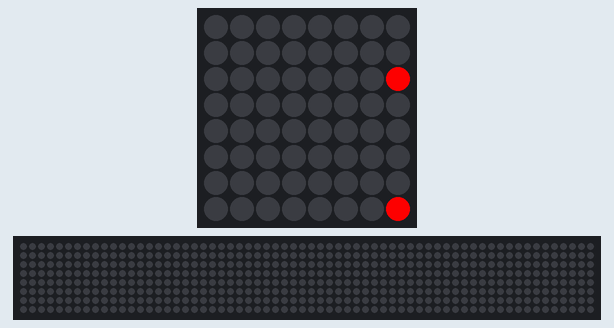
A program run on a simulated Raspberry Pi (BCM pin numbers) with a Sense HAT. On the bench: the Sense HAT's 8×8 RGB LED matrix, a strip that is not on the board, showing the scrolling text unrolled. The 64×8 strip is a reading aid, not a part: it shows the text the matrix is scrolling, unrolled, one strip-width of it at a time.

Above: at 0.17 s.
At 7.32 s:
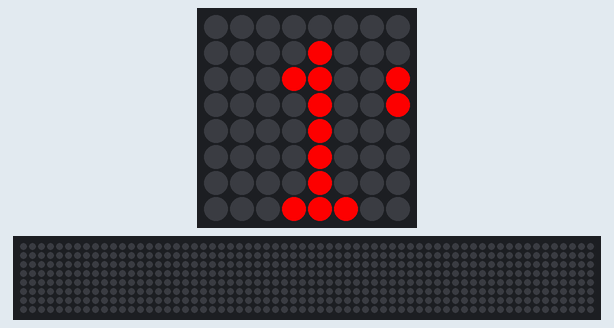
At 13.76 s:
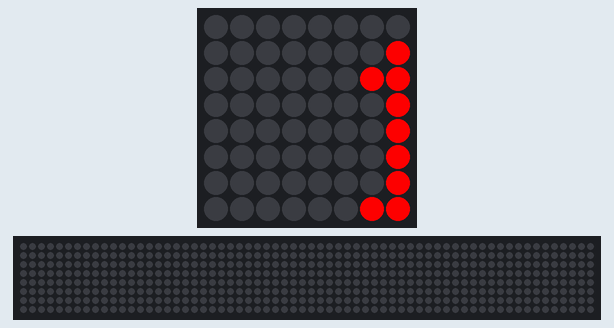
At 20.0 s:
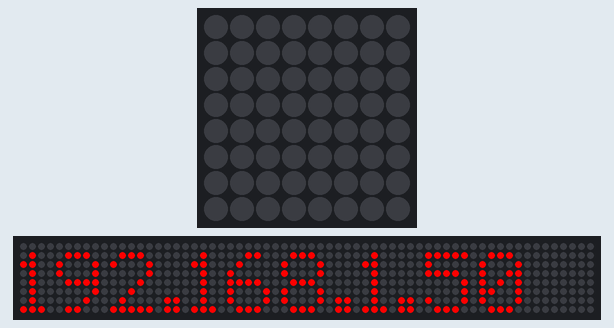
At 29.97 s:
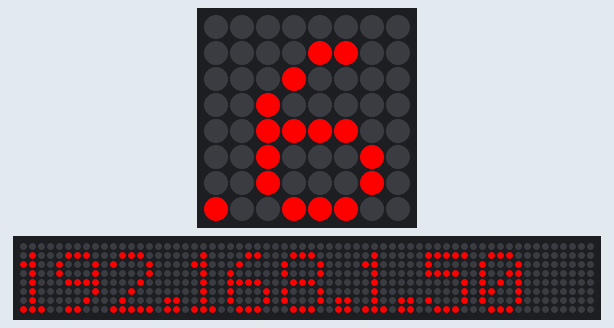
At 39.94 s:
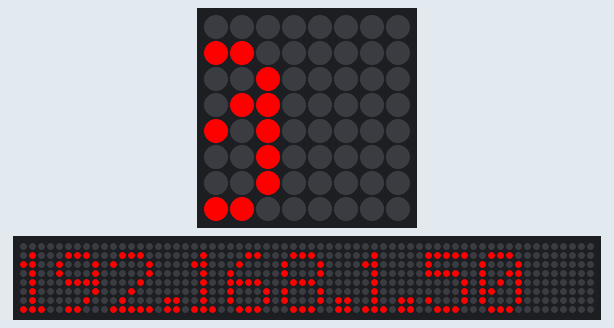

The program:

sense_hat.py
```python
#from sense_emu import SenseHat
from sense_hat import SenseHat
import time
import socket

sense = SenseHat()

sense.set_rotation(180)
#sense.scroll_speed(0.1)

red =(255,0,0)

socket=socket.socket(socket.AF_INET, socket.SOCK_DGRAM)
socket.connect(("8.8.8.8",80))
ip_addr = socket.getsockname()[0]
socket.close()


while True:
    sense.show_message(ip_addr, text_colour=red)
    time.sleep(0.2)
```
